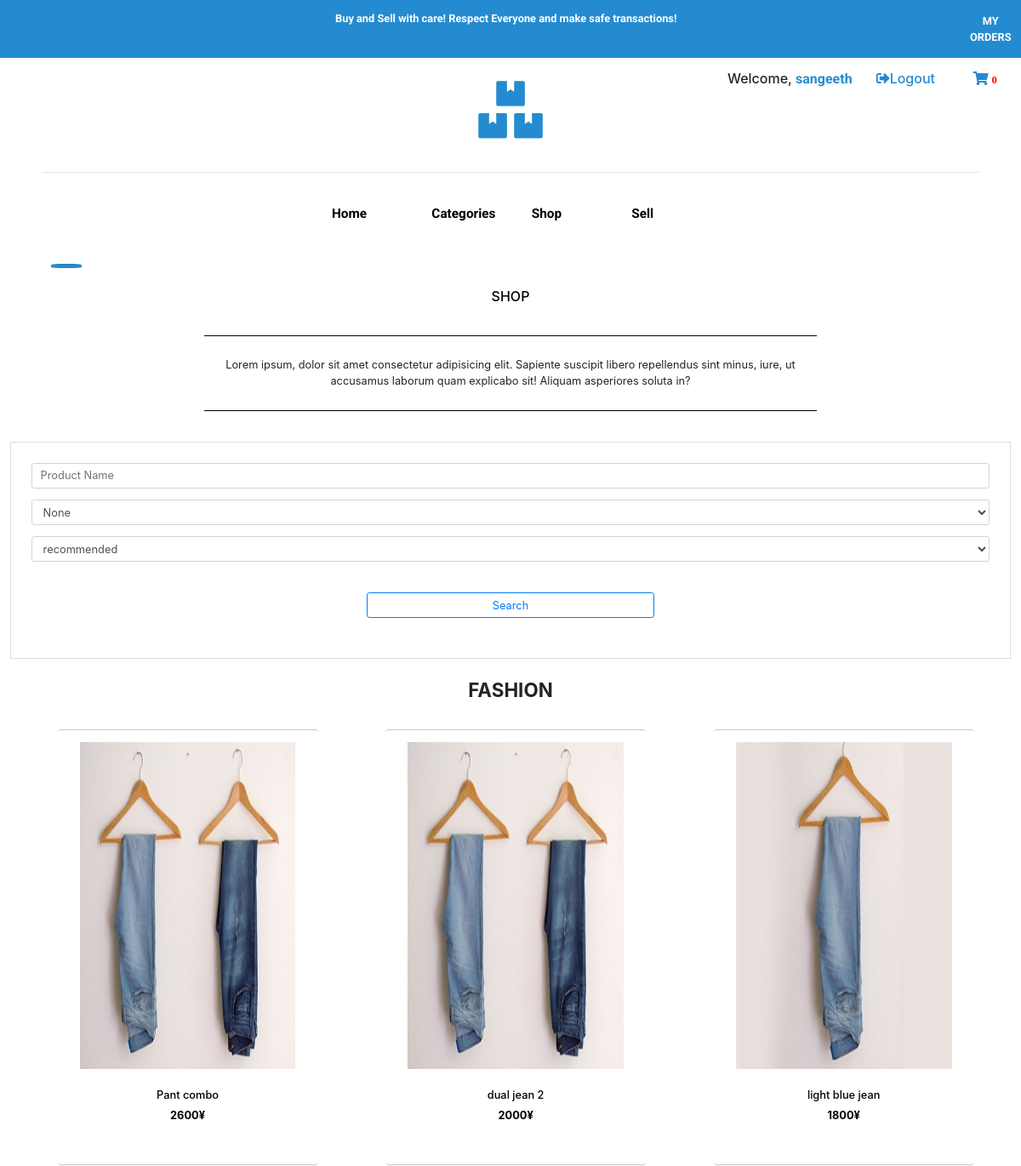
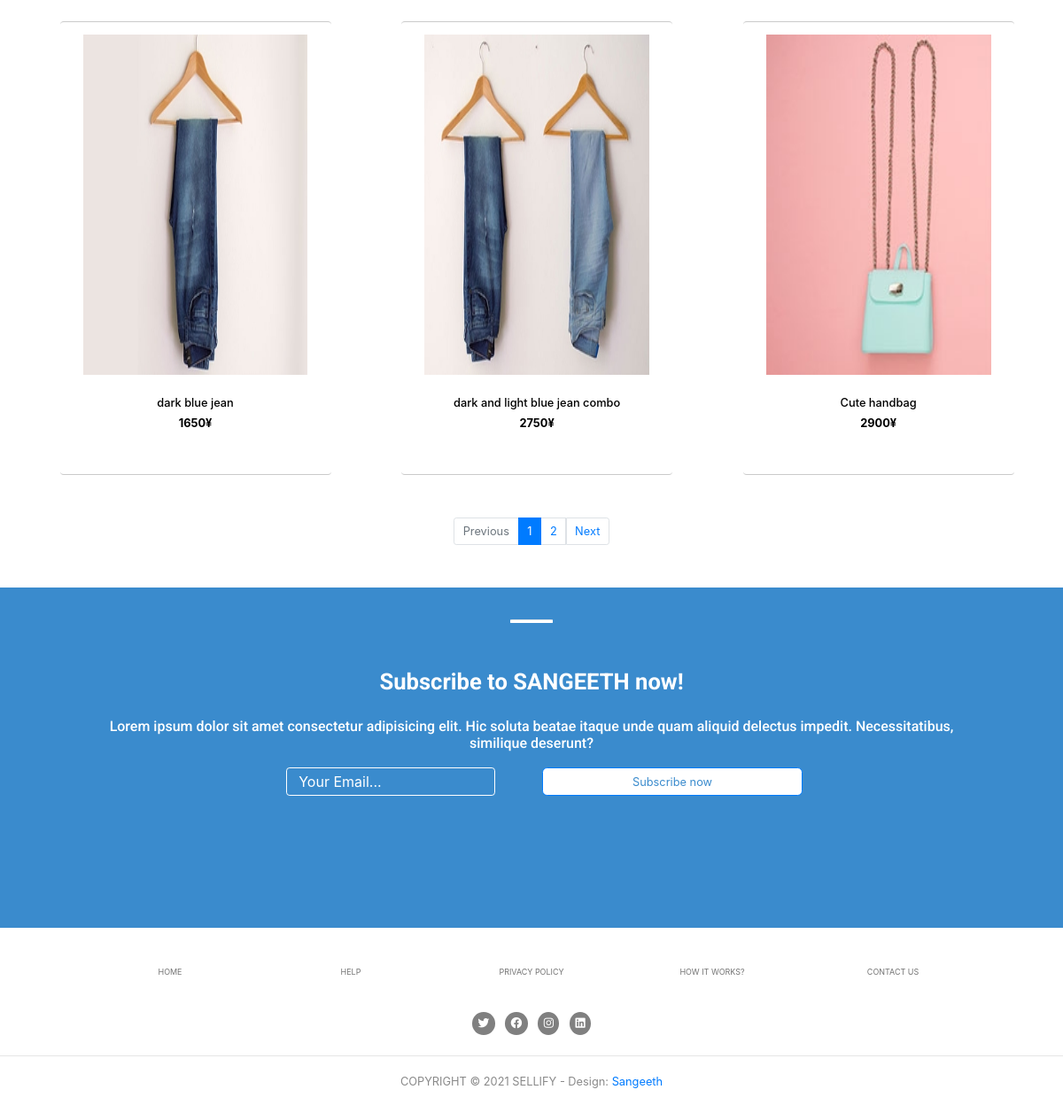
/products/shop_product_category/3 (signed in), run on the app's committed database (2 pictures, top to bottom).
### product/models.py (models this page shows, shortened)
class shop_categories(models.Model):
    id = models.AutoField(primary_key=True)
    category_name = models.CharField(max_length=50)
    def __str__(self):
        return str( str(self.category_name).capitalize())

class shop_products(models.Model):
    id = models.AutoField(primary_key=True)
    shop_product_name = models.CharField(max_length=100, default = "Unnamed", blank=True, null=True)
    shop_product_desc = models.CharField(max_length=500, default= " No Description Available! ", blank=True, null=True)
    shop_product_cost = models.IntegerField(blank=True, null=True)
    category = models.ManyToManyField(shop_categories, related_name="product_cat")
    created_at = models.DateTimeField(null=True , auto_now_add=True)
    created_by = models.ForeignKey(User, default = ADMIN_USER_ID, on_delete=models.CASCADE)
    shop_product_image = ResizedImageField(size=[370, 530], upload_to="shop_product_images", default = "default_shop_product", blank=True, null=True)
    shop_product_image2 = ResizedImageField(size=[370, 530], upload_to="shop_product_images",  blank=True, null=True)
    shop_product_image3 = ResizedImageField(size=[370, 530], upload_to="shop_product_images",  blank=True, null=True)
    shop_product_image4 = ResizedImageField(size=[370, 530], upload_to="shop_product_images",  blank=True, null=True)

### product/views.py (the view)
# urls.py: path('shop_product_category/<pk>', views.shop_product_category , name = "shop_product_category"),
@login_required
def shop_product_category(request, pk):
    cat = shop_categories.objects.get(id = pk)
    request.session['cat'] = cat.category_name
    request.session.modified = True
    all_shop_products = shop_products.objects.all()
    search_cat = shop_categories.objects.all().filter(id = pk)
    all_shop_products = all_shop_products.filter(category__in = search_cat)
    form = product_filter_form()
    per_page = 6
    product_paginator = Paginator(all_shop_products , per_page)
    page_num = request.GET.get('page')
    products_page = product_paginator.get_page(page_num)
    context = {
        'all_shop_products' : products_page,
        'form' : form,
        'pgcount' : product_paginator.num_pages,
        'per_page' : per_page,
        'category_title' : search_cat.first().category_name
    }
    return render(request, 'shopproducts/allproducts.html' , context)

### templates/shopproducts/allproducts.html (shortened to what this page needs)
<!DOCTYPE html>
{% extends "base.html" %}
{% load static %}
{% block body %}
<div class="shop-featured-title">
    <hr class="shop-hrline" >
    <div class="featured-header">
        <h5>SHOP</h5>
    </div>
    <div class="featured-text">
        Lorem ipsum, dolor sit amet consectetur adipisicing elit. Sapiente suscipit libero repellendus sint minus, iure, ut accusamus laborum quam explicabo sit! Aliquam asperiores soluta in?
    </div>
</div>
<div class="all-products-conditions">
    <form action="{% url 'product:shop' %}" method="post">
            {% for field in form %}
            <div class="form-group">
                {{ field }}
            </div>
            {% endfor %}
            <button class="form-control btn btn-outline-primary" id = "all-products-conditions-search" type="submit">Search</button>
        </div>
</div>
{% if category_title %} <h3 style="text-align: center; font-weight: bold; text-transform: uppercase;">{{category_title}}</h3>  {% endif %}
<div class="row all-products">
    {% for pdt in all_shop_products %}
        <div class="col-lg-3 allpdt-pdtspace">
            <a href="{% url 'product:shop_product_detail' pdt.id %}">
                <div class="pdt">
                    <div class="allpdt-pdt-image">
                        <img class="allpdt-image-photo" src="{{pdt.shop_product_image.url}}" alt="brk">
                    </div>
                    <div class="allpdt-pdt-content">
                        <h6>
                            <h6>{{pdt.shop_product_name}}</h6>
                            <p> <b>{{pdt.shop_product_cost}}¥</b> </p>
                        </h6>
                    </div>
                </div>
            </a>
        </div>
    {% empty %}
    <div class="allpdt-pdtspace-empty">
        <br>
        <h4 class="allpdt-pdtspace-empty-text">Sorry! No products match the specified conditions at the moment</h4>
        <h5 class="allpdt-pdtspace-empty-text">Try searching afain on different conditions</h5>
    </div>
    {% endfor %}
</div>
<div class="page-numbers">
    <nav class="pagination-nav" aria-label="...">
        <ul class="pagination justify-content-center">
            {% if all_shop_products.has_previous %}
                <li class="page-item">
                    <a href="{% url 'product:shop' %}?page={{all_shop_products.previous_page_number}}">
                        <span class="page-link">Previous</span>
                    </a>
                </li>
            {% else %}
                <li class="page-item disabled">
                    <span class="page-link">Previous</span>
                </li>
            {% endif %}
            <li class="page-item active">
                <span class="page-link">{{all_shop_products.number}} <span class="sr-only">(current)</span></span>
            </li>
            {% if all_shop_products.has_next %}
                <li class="page-item">
                    <a href="{% url 'product:shop' %}?page={{all_shop_products.next_page_number }}">
                        <span class="page-link">{{all_shop_products.number|add:"1" }}</span>
                    </a>
                </li>
            {% endif %}
            {% if all_shop_products.has_next %}
                <li class="page-item">
                    <a class="page-link" href="{% url 'product:shop' %}?page={{all_shop_products.next_page_number }}">Next</a>
                </li>
            {% else %}
                <li class="page-item disabled">
                    <a class="page-link" href="#">Next</a>
                </li>
            {% endif %}
        </ul>
    </nav>
</div>
{% endblock %}

### templates/base.html (shortened to what this page needs)
<!DOCTYPE html>
{% load static %}
<html lang="en">
<head>
    <link rel="stylesheet" href="https://stackpath.bootstrapcdn.com/bootstrap/4.1.3/css/bootstrap.min.css">
    <link rel="stylesheet" href="{% static 'css/base.css' %}">
</head>
<body>
<div class="row nav">
    {% if user.is_authenticated %}
        <div class="col-lg-11 nav-infobar">
            <p class="nav-infobar-text">Buy and Sell with care! Respect Everyone and make safe transactions!</p>
        </div>
        <div class="col-lg-1 nav-infobar">
            <a href="{% url 'cart:view_orders' %}" style="text-decoration: none !important;"><p class="nav-infobar-text orders" >MY ORDERS</p></a>
        </div>
    {% else %}
        <div class="col-lg-12 nav-infobar">
            <p class="nav-infobar-text">Buy and Sell with care! Respect Everyone and make safe transactions!</p>
        </div>
    {% endif %}
    <div class="authentication">
        {% if user.is_authenticated %}
            <h5 class="welcomeuser"> Welcome, <span style="color: rgb(37, 139, 208); font-family: 'Roboto', sans-serif;font-weight: bold;">{{user.username}}</span><a href="{% url 'registration:signout' %}" class="logout"><i class="fas fa-sign-out-alt"></i>Logout</a> <span class="cart-icon-span"><a class="cart-link" href="{% url 'cart:cart_home'%}"><i class="fas fa-shopping-cart cart-icon"> <span class="cart-count" > {{cart_count}} </span> </span></i></a></h5>
        {% endif %}
    </div>
    <div class="nav-logo">
        <h3><a href="/"><i class="fas fa-3x fa-boxes nav-logo-image"></i></a></h3><br>
    </div>
    <hr class="logo-hr">
    <div class="col-lg-12">
        <nav class="navbar navbar-expand-lg navs">
                <div class="row nav-items-row">
                    <div class="col-lg-3">
                        <li class="nav-item active">
                            <a class="nav-link" href="/"> Home <span class="sr-only">(current)</span></a>
                        </li>
                    </div>
                    <div class="col-lg-3">
                        <li class="nav-item">
                            <a class="nav-link" href="{% url 'homepage:categories' %}">Categories</a>
                        </li>
                    </div>
                    <div class="col-lg-3">
                        <li class="nav-item">
                            <a class="nav-link" href=" {% url 'product:shop' %}">Shop</a>
                        </li>
                    </div>
                    <div class="col-lg-3">
                        <li class="nav-item">
                            <a class="nav-link" href="{% url 'product:sell' %}">Sell</a>
                        </li>
                    </div>
                </div>
        </nav>
    </div>
</div>
<div class="body">
    {% block body %}
    {% endblock %}
<div class="subscribepane">
    <div class="subscontent">
        <h1><hr class="subs-hrline" ></h1>
        <h3 class="subscribe-head" >Subscribe to SANGEETH now!</h3>
        <br>
        <h5 class="subscribe-body">
            Lorem ipsum dolor sit amet consectetur adipisicing elit. Hic soluta beatae itaque unde quam aliquid delectus impedit. Necessitatibus, similique deserunt?
        </h5>
        <form action="{% url 'homepage:subscription' %}" method="post" id=subs-form>
            <div class="row subcsc " >
                <div class="col-lg-6">
                    <input type="email" class="form-control-lg subs-form-email" name="subsemail" id="subsemail" placeholder="Your Email..." required>
                </div>
                <div class="col-lg-6">
                    <button class = "btn btn-primary subs-button" id="subscribe-button" type="submit">Subscribe now</button>
                </div>
            </div>
        </form>
    </div>
</div>
<br><br>
<div class = "endicons" >
    <div class="endicons-options">
        <div class="row endicons-row">
            <div class="col-sm-1 endicons-options-cells ">
            </div>
            <div class="col-sm-2 endicons-options-cells">
                <p class="endicons-options-links-text"><a href="{% url 'homepage:home' %}" class="endicons-options-links">HOME</a></p>
            </div>
            <div class="col-sm-2 endicons-options-cells">
                <p class="endicons-options-links-text"><a href="{% url 'homepage:contactus' %}" class="endicons-options-links">HELP</a></p>
            </div>
            <div class="col-sm-2 endicons-options-cells">
                <p class="endicons-options-links-text"><a href="{% url 'homepage:privacy' %}" class="endicons-options-links">PRIVACY POLICY</a></p>
            </div>
            <div class="col-sm-2 endicons-options-cells">
                <p class="endicons-options-links-text"><a href="https://github.com/sangeeth-subramoniam/sellify" class="endicons-options-links">HOW IT WORKS?</a></p>
            </div>
            <div class="col-sm-2 endicons-options-cells">
                <p class="endicons-options-links-text"><a href="{% url 'homepage:contactus' %}" class="endicons-options-links">CONTACT US</a></p>
            </div>
            <div class="col-sm-1 endicons-options-cells">
            </div>
        </div>
    </div>
    <br>
    <div class="social">
        <div class="row">
            <div class="col-lg-4">
            </div>
            <div class="col-lg-4 social-icon-cells">
                <a href="https://twitter.com/sangeethsubram5?lang=en" target="_blank"><i class="fab fa-twitter social-icons"></i></a>
                <a href="https://www.facebook.com/sangeeth.dx.9" target="_blank"><i class="fab fa-facebook social-icons"></i></a>
                <a href="https://www.instagram.com/sangeeth_subramoniam/?hl=en" target="_blank"><i class="fab fa-instagram social-icons"></i></a>
                <a href="https://www.linkedin.com/in/sangeeth-subramoniam-358106127/?originalSubdomain=jp" target="_blank"><i class="fab fa-linkedin social-icons"></i></a>
            </div>
            <div class="col-lg-4">
            </div>
        </div>
    </div>
    <br>
    <hr>
    <br>
    <div class="copyright">
        <p>COPYRIGHT © 2021 SELLIFY - Design: <span class="designer-name"> <a href="https://www.instagram.com/sangeeth_subramoniam" target="_blank">  Sangeeth </a></span></p>
    </div>
</div>
<link rel="stylesheet" href="https://pro.fontawesome.com/releases/v5.10.0/css/all.css"/>
</body>
</html>

### data on the page
shop_categories: category_name "FASHION"
shop_products: shop_product_image (picture), shop_product_name "Pant combo", shop_product_cost "2600"
shop_products: shop_product_image (picture), shop_product_name "dual jean 2", shop_product_cost "2000"
shop_products: shop_product_image (picture), shop_product_name "light blue jean", shop_product_cost "1800"
shop_products: shop_product_image (picture), shop_product_name "dark blue jean", shop_product_cost "1650"
shop_products: shop_product_image (picture), shop_product_name "dark and light blue jean combo", shop_product_cost "2750"
shop_products: shop_product_image (picture), shop_product_name "Cute handbag", shop_product_cost "2900"

### other printed values
{{ user.username }} "sangeeth"
{{ cart_count }} "0"
{{ all_shop_products.number }} "1"
{{ all_shop_products.number|add:"1" }} "2"
